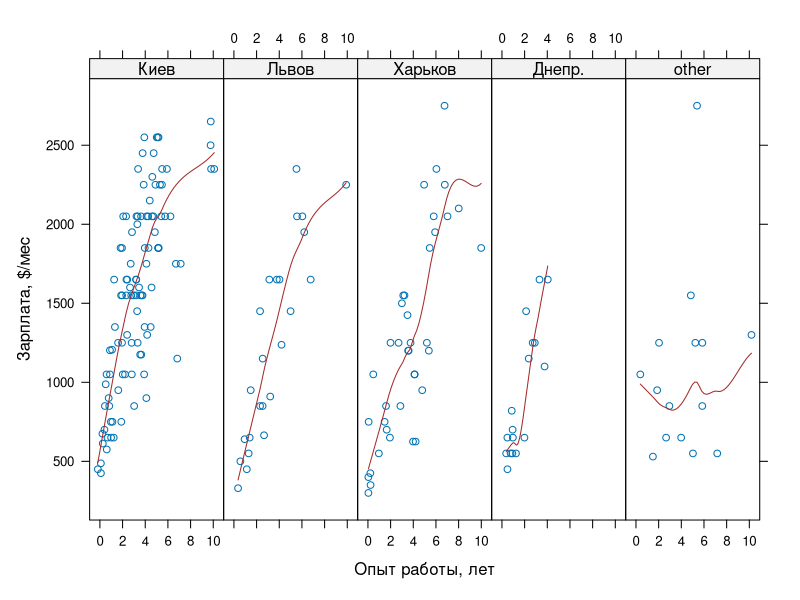
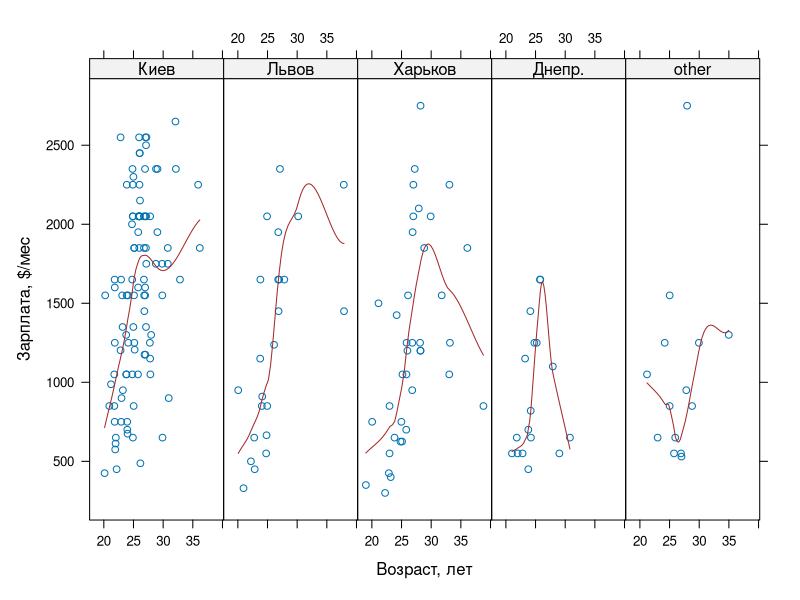

Generate these figures, in order, with R:
#!/usr/bin/env Rscript

dd <- read.csv("data/2011_may_final.csv")

dd$loc <- factor(dd$loc,
  levels=c("Киев", "Львов", "Харьков", "Днепр.", "other"))

qa <- dd[dd$cls == "QA", c("salary", "loc", "exp",
           "Доп..специализация", "Возраст", "Индустрия",
           "Уровень.английского")]

qa <- qa[!qa$salary > mean(qa$salary)+2*sd(qa$salary),]

qa$salaryJitter <- qa$salary  + runif(length(qa$salary ),    50,   50)
qa$expJitter    <- qa$exp     + runif(length(qa$exp    ), -0.25, 0.25)
qa$ageJitter    <- qa$Возраст + runif(length(qa$Возраст), -0.25, 0.25)

################################################################

library(lattice)

png(filename="reports/may2011/qa.%03d.png",
    width=1024, height=320, res=100)

panel.scatter.loess <- function(x,y) {
  panel.xyplot(x, y);
  panel.loess(x, y, col="brown");
}

xyplot(salaryJitter ~ expJitter | loc, data=qa,
       layout=c(5,1), panel=panel.scatter.loess,
       xlab="Опыт работы, лет", ylab="Зарплата, $/мес")

xyplot(salaryJitter ~ ageJitter | loc, data=qa,
       layout=c(5,1), panel=panel.scatter.loess,
       xlab="Возраст, лет", ylab="Зарплата, $/мес")

dev.off()
